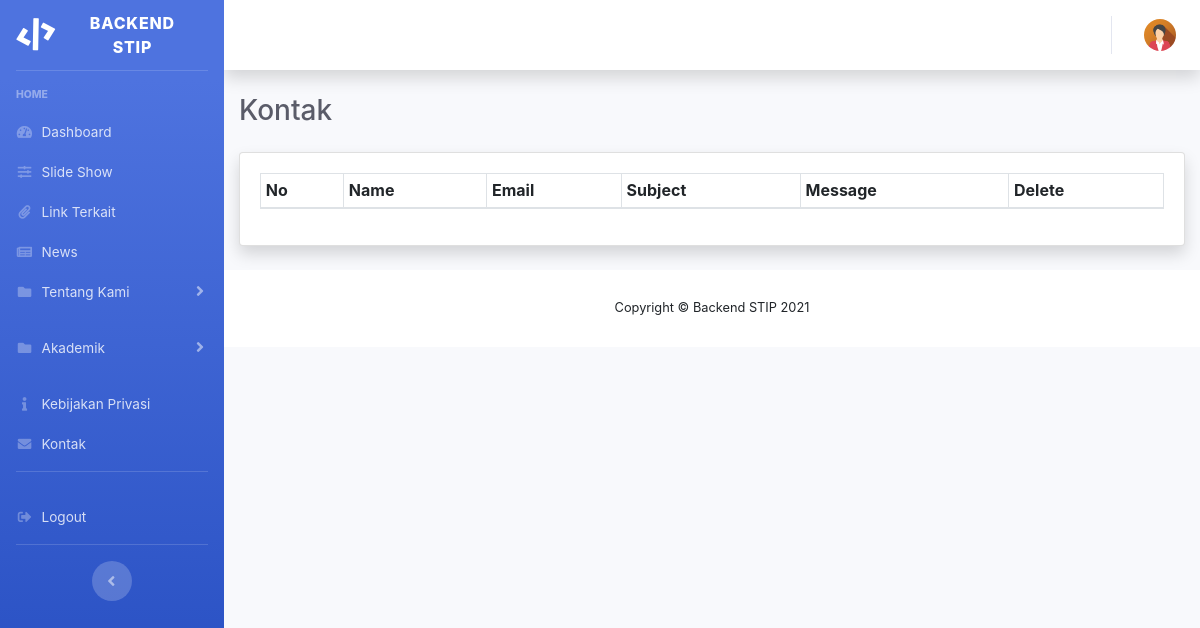
/admin/kontak, run on an earlier commit of the app's database.
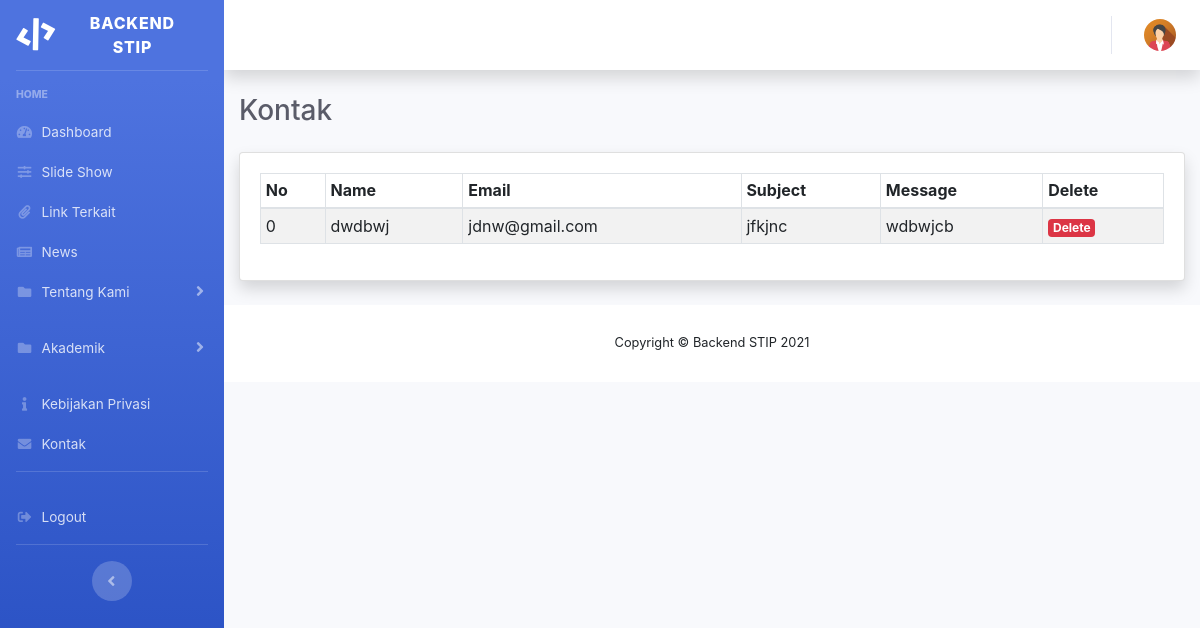
And on a later commit of the database.
### tables this page shows
CREATE TABLE `contact` (
  `id` int(11) NOT NULL,
  `name` varchar(255) NOT NULL,
  `email` varchar(255) NOT NULL,
  `subject` varchar(255) NOT NULL,
  `message` text NOT NULL
);

### application/controllers/Admin.php (called while the page is built, shortened)
<?php
class Admin extends CI_Controller
{
    public function __construct()
    {
        $this->load->helper(array('form', 'url', 'file'));
        $this->load->model('admin_model');
    }
    public function kontak()
    {
        $data['title'] = 'Kontak';
        $this->load->model('Admin_model', 'kontak');
        $data['kontak'] = $this->kontak->getallcontact();
        $this->load->view('admin/themes/header');
        $this->load->view('admin/kontak/content',$data);
        $this->load->view('admin/themes/footer');
    }
}

### index.php (called while the page is built, shortened)
<?php
require_once BASEPATH.'core/CodeIgniter.php';

### application/models/Admin_model.php (called while the page is built, shortened)
<?php
class Admin_model extends CI_Model {
public function getallcontact()
{
	$sql = $this->db->query("select * from contact ");
	$data = $sql->result_array();
	return $data;
}
} ?>

### application/views/admin/kontak/content.php (the view, shortened to what this page needs)
<div class="container-fluid">
            <h5 class="h3 mb-4 text-gray-800"><?=$title;?></h5>
            <div class="card shadow mb-4">
                <div class="card-body">
                    <table class="table table-striped table-bordered table-sm"  width="100%" cellspacing="0">
                        <thead>
                            <tr>
                                <th>No</th>
                                <th>Name</th>
                                <th>Email</th>
                                <th>Subject</th>
                                <th>Message</th>
                                <th>Delete</th>
                            </tr>
                        </thead>
                        <tbody>
                        <?php
                        $jumlah = count($kontak);
                        for($i=0;$i<$jumlah;$i++){
                        ?>
                            <tr>
                                <td> <?= $kontak[$i]['id']?></td>
                                <td ><?= $kontak[$i]['name']?></td>
                                <td> <?= $kontak[$i]['email']?> </td>
                                <td> <?= $kontak[$i]['subject']?> </td>
                                <td> <?= $kontak[$i]['message']?> </td>
                                <td >
                                    <a href="<?= base_url('admin/delete_kontak/'.$kontak[$i]['id']); ?>" type="button"
                                        class="badge badge-danger" onclick="return confirm('Yakin Mau Hapus data ini ??')">Delete</a>
                                </td>
                            </tr>
                        <?php  } ?>
                        </tbody>
                    </table>
                </div>
            </div>
        </div>

What changed in the data, as far as the page shows it:
added contact: id "0", name "dwdbwj", email "jdnw@gmail.com", subject "jfkjnc", message "wdbwjcb"
